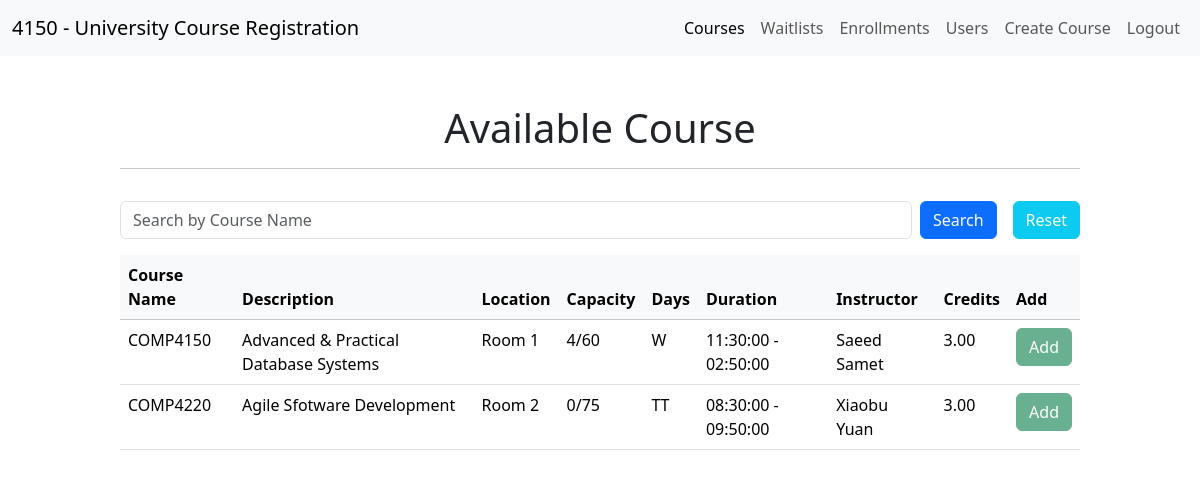
/home.php (signed in), run on the app's committed database.
### tables this page shows
CREATE TABLE IF NOT EXISTS Sections(
	section_id INT PRIMARY KEY AUTO_INCREMENT,
    instructor_id INT,
    course_id INT NOT NULL,
    location VARCHAR(100) NOT NULL,
    semester VARCHAR(10) NOT NULL CHECK (semester REGEXP '^[FSW][0-9]{4}$'),  
    capacity INT NOT NULL,
    start_time TIME NOT NULL,
    end_time TIME NOT NULL,
    days VARCHAR(3) NOT NULL,  
    FOREIGN KEY (instructor_id) REFERENCES Instructors(instructor_id) ON DELETE SET NULL,
    FOREIGN KEY (course_id) REFERENCES Courses(course_id) ON DELETE CASCADE
);

CREATE TABLE IF NOT EXISTS Courses (
    course_id INT PRIMARY KEY AUTO_INCREMENT,
    course_description VARCHAR(255) NOT NULL,
    course_name VARCHAR(100) NOT NULL UNIQUE,
    credits DECIMAL(3,2) NOT NULL CHECK(credits <= 3.00)
);

### home.php (the view, shortened to what this page needs)
<?php
  require_once("./db.php");
?>
<!DOCTYPE html>
<html lang="en">
<head>
  <link href="https://cdn.jsdelivr.net/npm/bootstrap@5.3.8/dist/css/bootstrap.min.css" rel="stylesheet">
  <link rel="stylesheet" href="./css/home.css">
</head>
<?php
  if(isset($_GET["searchInput"])){
    $stmt = $conn->prepare("CALL GetCourseTableInformation(?);");
    $stmt->bind_param("s", $_GET["searchInput"]);
    $stmt->execute();
    $result = $stmt->get_result();
    $stmt->close();
  }
  else{
    $stmt = "CALL GetCourseTableInformation(NULL);";
    $result = $conn->query($stmt);
  }
?>
<body>
  <?php require_once('./templates/header.php'); ?>
  <div class="wrapper-container">
    <div class="title-container">
      <h1>Available Course</h1>
      <hr>
    </div>
  <div class="search-container d-flex">
    <form class="form-container d-flex" action="home.php" method="get">
      <input class="form-control me-2" id="searchInput" name="searchInput" type="text" placeholder="Search by Course Name">
      <button type="submit" class="btn btn-primary">Search</button>
    </form>
    <button class="btn btn-info" id="resetButton" onclick="window.location = window.location.pathname;">Reset</button>
  </div>
  <div class="table-container">
    <table class="table table-hover" id="classTable">
      <thead class="table-light">
        <tr>
          <th scope="col">Course Name</th>
          <th scope="col">Description</th>
          <th scope="col">Location</th>
          <th scope="col">Capacity</th>
          <th scope="col">Days</th>
          <th scope="col">Duration</th>
          <th scope="col">Instructor</th>
          <th scope="col">Credits</th>
          <th scope="col">Add</th>
        </tr>
      </thead>
      <tbody>
        <?php if ($result->num_rows > 0): ?>
          <?php while ($row = $result->fetch_assoc()): ?>
              <tr>
                <td><?php echo $row['course_name']; ?></td>
                <td><?php echo $row['course_description']; ?></td>
                <td><?php echo $row['location']; ?></td>
                <td><?php echo $row['capacity']; ?></td>
                <td><?php echo $row['days']; ?></td>
                <td><?php echo $row['duration']; ?></td>
                <td><?php echo $row['instructor_name']; ?></td>
                <td><?php echo $row['credits']; ?></td>
                <td><form action="home.php" method="post">
                  <button type="submit" class="btn btn-success" <?php if($_SESSION['role'] != 'student'){echo "disabled";}?>>Add</button>
                </form></td>
              </tr>
          <?php endwhile; ?>
        <?php else: ?>
          <tr>
              <td colspan="9" class="text-center text-danger">No class sections found.</td>
          </tr>
      <?php endif; ?>
      </tbody>
    </table>
  </div>
</div>
</body>
</html>

### templates/header.php (shortened to what this page needs)
<?php
  $current_page = basename($_SERVER['PHP_SELF']);
?>
<nav class="navbar navbar-expand-lg bg-body-tertiary">
  <div class="container-fluid">
    <a class="navbar-brand" href="#">4150 - University Course Registration</a>
    <div class="collapse navbar-collapse nav justify-content-end" id="navbarNavDropdown">
      <ul class="navbar-nav">
        <li class="nav-item">
          <a class="nav-link <?php echo ($current_page == 'home.php') ? 'active' : ''; ?>" href="./home.php">Courses</a>
        </li>
        <li class="nav-item">
          <a class="nav-link <?php echo ($current_page == 'waitlists.php') ? 'active' : ''; ?>" href="./waitlists.php">Waitlists</a>
        </li>
        <?php if ($_SESSION['role'] == 'administrator') : ?>
          <li class="nav-item">
            <a class="nav-link <?php echo ($current_page == 'enrollments.php') ? 'active' : ''; ?>" href="./enrollments.php">Enrollments</a>
          </li>
          <li class="nav-item">
            <a class="nav-link <?php echo ($current_page == 'users.php') ? 'active' : ''; ?>" href="./users.php">Users</a>
          </li>
          <li class="nav-item">
            <a class="nav-link <?php echo ($current_page == 'create_course.php') ? 'active' : ''; ?>" href="./create_course.php">Create Course</a>
          </li>
        <?php endif; ?>
        <li class="nav-item">
          <a class="nav-link <?php echo ($current_page == 'logout.php') ? 'active' : ''; ?>" href="./logout.php">Logout</a>
        </li>
      </ul>
    </div>
  </div>
</nav>

### css/home.css (style rules this page uses)
.wrapper-container { display: flex; flex-direction: column; align-items: center; }
.title-container { width: 80%; margin-top: 3em; text-align: center; }
.search-container { margin: 1em; width: 80%; }
.form-container { width: 100%; }
#searchInput { margin-right: 1em; }
.table-container { width: 80%; }
#resetButton { margin-left: 1em; color: white; }

### data on the page
sections: course.course_name "COMP4150", course.course_description "Advanced & Practical Database Systems", location "Room 1", capacity "4/60", days "W", duration "11:30:00 - 02:50:00", instructor_name "Saeed Samet", course.credits "3.00"
sections: course.course_name "COMP4220", course.course_description "Agile Sfotware Development", location "Room 2", capacity "0/75", days "TT", duration "08:30:00 - 09:50:00", instructor_name "Xiaobu Yuan", course.credits "3.00"
